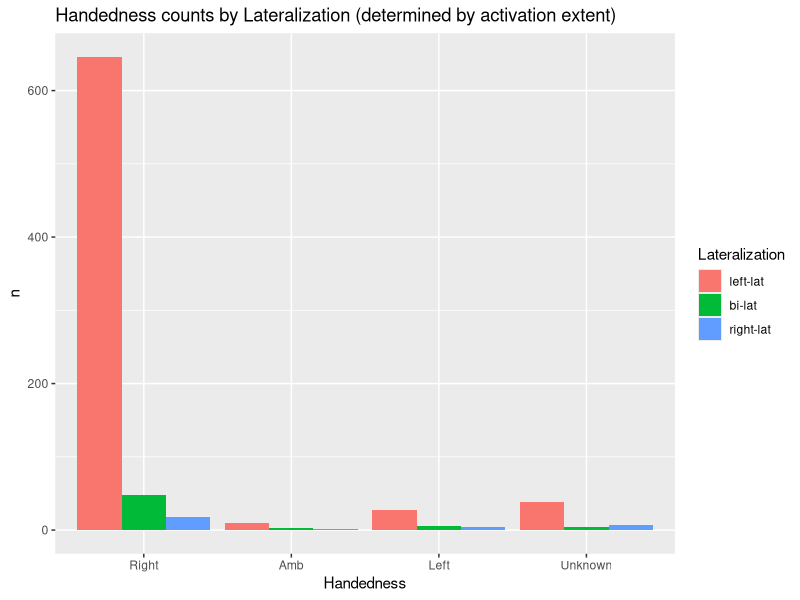

The R script that drew this image:
## ---- chunk 1
library(ggpubr)
library(tidyverse)
library(readxl)

df<-read_excel("handedness.xlsx",sheet="data")

## ---- chunk 2





df<-df %>%count(Handedness, Lateralization)
df$Handedness <- factor(df$Handedness, levels=c("Right", "Amb", "Left", "Unknown"))
df$Lateralization <- factor(df$Lateralization, levels=c("left-lat","bi-lat","right-lat"))

fig<-ggplot(df, aes(x=Handedness, y=n, fill=Lateralization)) + 
  geom_bar(position = 'dodge', stat='identity') +
  geom_text(aes(label=n), position=position_dodge(width=0.9), vjust=-0.25)


fig<-ggplot(df, aes(fill=Lateralization,x=Handedness,y=n)) + geom_bar(position=position_dodge(.9),stat='identity') + ggtitle('Handedness counts by Lateralization (determined by activation extent)')
ggsave('test.tiff',fig)

